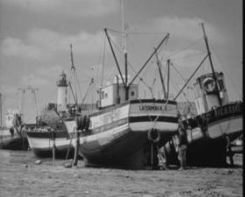
#> input picture images/boat.png, 245 x 197 px
$ jupyter execute 'Demo13.1-绘制直方图.ipynb'
#> lines starting #> are read from the running program, lines starting #| are printed output that depends on the picture
# 13.1 绘制直方图

[cell 1]
import cv2

import matplotlib.pyplot as plt

o=cv2.imread("../images/boat.png")
#> o is the input picture: shape (197, 245, 3); mean B, G, R 121.1, 121.1, 121.1

cv2.imshow("original",o)

plt.hist(o.ravel(),256)

cv2.waitKey()

cv2.destroyAllWindows()
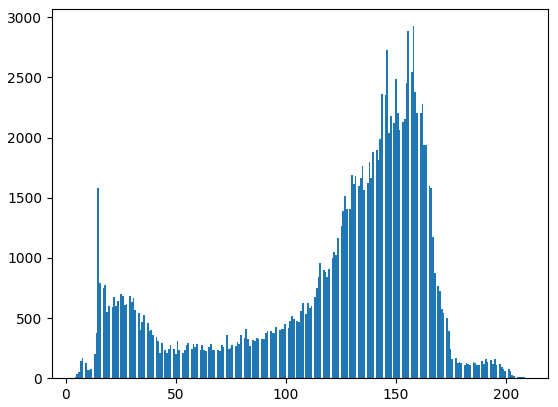
#> figure drawn by matplotlib, 1 panel; tallest bar 2925 high, from x = 157.8 to 158.6

[cell 2]
import cv2

import matplotlib.pyplot as plt

o=cv2.imread("../images/boat.png")

plt.hist(o.ravel(),16)
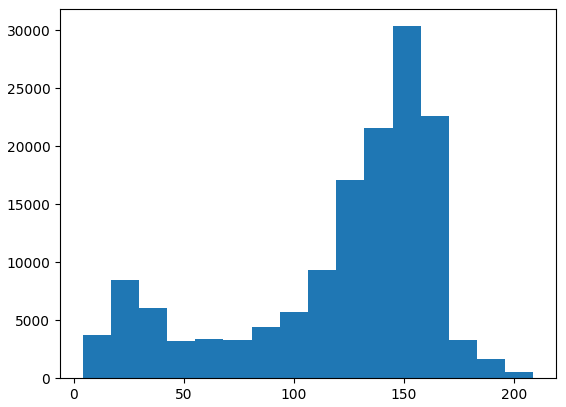
#> figure drawn by matplotlib, 1 panel; tallest bar 30345 high, from x = 144.9 to 157.8

[cell 3]
import cv2

import numpy as np

import matplotlib.pyplot as plt

img=cv2.imread("../images/boat.png")

hist=cv2.calcHist([img],[0],None,[256],[0,255])
#> hist = 256 values, max 976 at index 158, min 0 at index 0, mean 188.5

print(type(hist))
#| <class 'numpy.ndarray'>

print(hist.shape)
#| (256, 1)

print(hist.size)
#| 256

print(hist)
#> (printed output is left out)

plt.plot(hist,color='b')
plt.show()
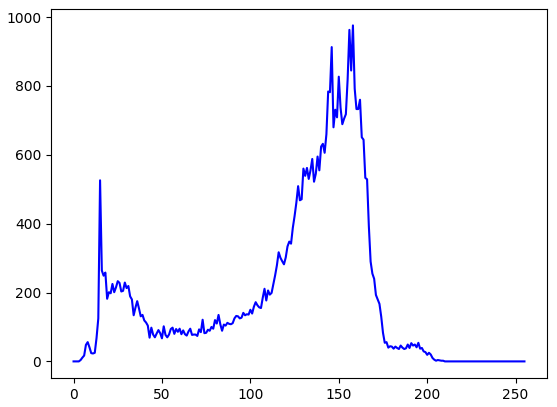
#> figure drawn by matplotlib, 1 panel; curve peaks at x = 158, y = 976

[cell 4]
import cv2

import numpy as np

import matplotlib.pyplot as plt

img=cv2.imread("../images/boat.png")

histb=cv2.calcHist([img],[0],None,[256],[0,255])
#> histb has the same summary as hist

histg=cv2.calcHist([img],[1],None,[256],[0,255])
#> histg = 256 values, max 972 at index 158, min 0 at index 0, mean 188.5

histr=cv2.calcHist([img],[2],None,[256],[0,255])
#> histr = 256 values, max 977 at index 158, min 0 at index 0, mean 188.5

plt.plot(histb,color='b')
plt.plot(histg,color='g')
plt.plot(histr,color='r')
plt.show()
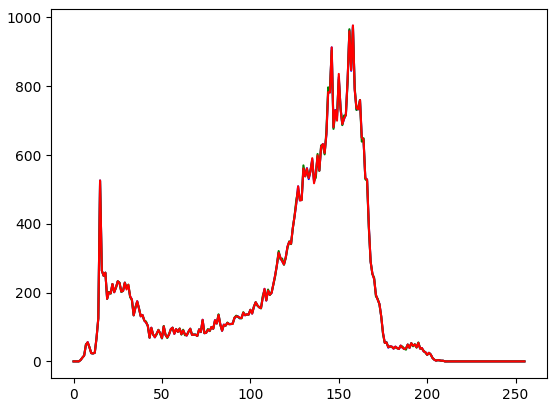
#> figure drawn by matplotlib, 1 panel; curve peaks at x = 158, y = 976; curve peaks at x = 158, y = 972; curve peaks at x = 158, y = 977

$ run again, with images/a1.png copied over images/boat.png
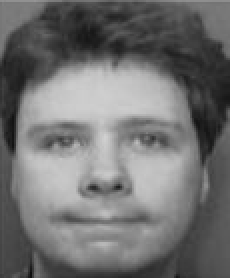
#> input picture images/a1.png, 115 x 139 px (shown 2 times larger)
#> o is the input picture: shape (139, 115, 3); mean B, G, R 113.5, 113.5, 113.5
#> `[cell 2] import cv2  import matplotlib.pyplot as plt  o=cv2.imread("....`:
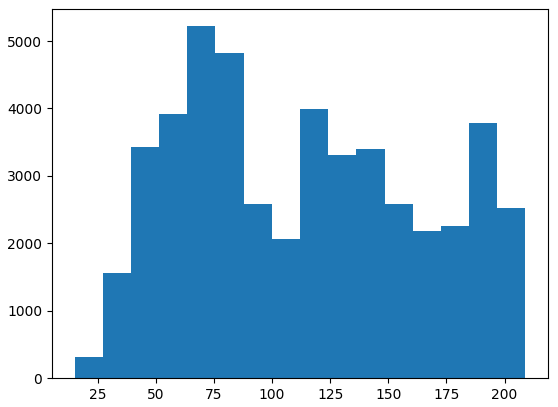
#> figure drawn by matplotlib, 1 panel; tallest bar 5220 high, from x = 63.5 to 75.62
#> hist = 256 values, max 171 at index 75, min 0 at index 0, mean 62.44
#| <class 'numpy.ndarray'>
#| (256, 1)
#| 256
#> (printed output is left out)
#> histb has the same summary as hist
#> histg = 256 values, max 173 at index 75, min 0 at index 0, mean 62.44
#> histr has the same summary as hist
#> `plt.show()`:
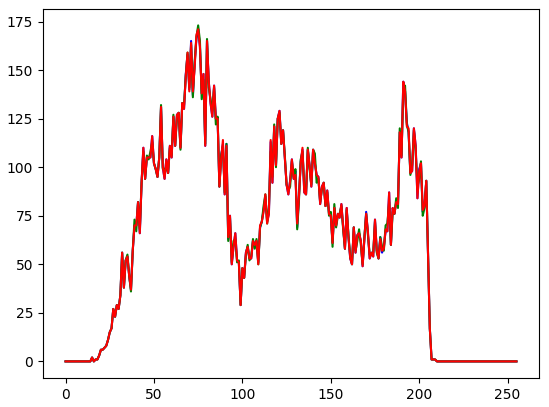
#> figure drawn by matplotlib, 1 panel; curve peaks at x = 75, y = 171; curve peaks at x = 75, y = 173; curve peaks at x = 75, y = 171

$ run again, with images/a2.png copied over images/boat.png
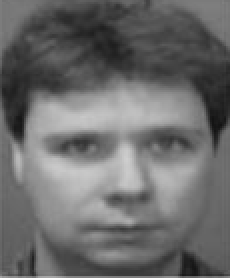
#> input picture images/a2.png, 115 x 139 px (shown 2 times larger)
#> o is the input picture: shape (139, 115, 3); mean B, G, R 107.3, 107.2, 107.3
#> `[cell 2] import cv2  import matplotlib.pyplot as plt  o=cv2.imread("....`:
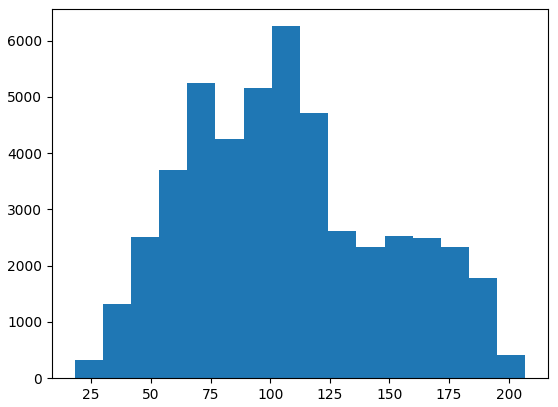
#> figure drawn by matplotlib, 1 panel; tallest bar 6255 high, from x = 100.7 to 112.5
#> hist = 256 values, max 219 at index 101, min 0 at index 0, mean 62.44
#| <class 'numpy.ndarray'>
#| (256, 1)
#| 256
#> (printed output is left out)
#> histb has the same summary as hist
#> histg has the same summary as hist
#> histr has the same summary as hist
#> `plt.show()`:
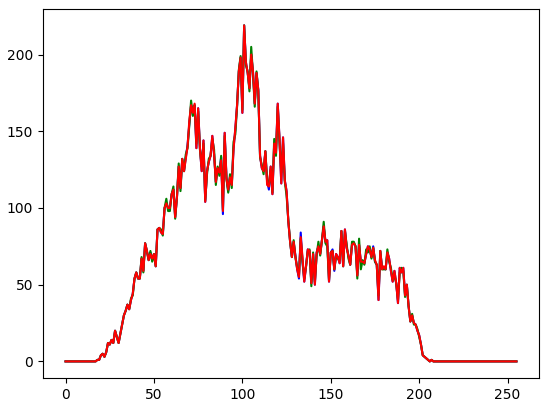
#> figure drawn by matplotlib, 1 panel; curve peaks at x = 101, y = 219; curve peaks at x = 101, y = 219; curve peaks at x = 101, y = 219

$ run again, with images/a3.png copied over images/boat.png
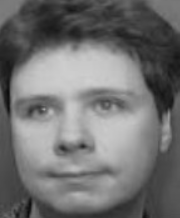
#> input picture images/a3.png, 180 x 218 px
#> o is the input picture: shape (218, 180, 3); mean B, G, R 113.5, 113.5, 113.5
#> `[cell 2] import cv2  import matplotlib.pyplot as plt  o=cv2.imread("....`:
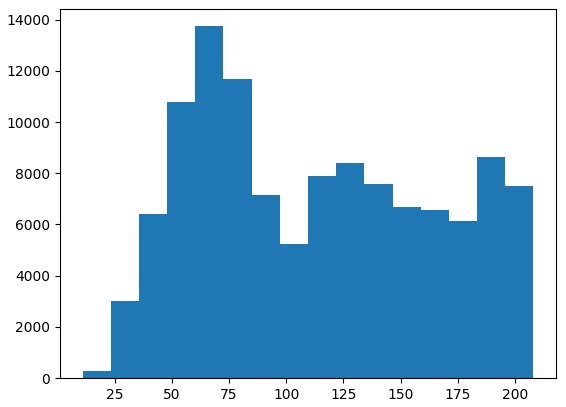
#> figure drawn by matplotlib, 1 panel; tallest bar 13740 high, from x = 60.25 to 72.56
#> hist = 256 values, max 467 at index 70, min 0 at index 0, mean 153.3
#| <class 'numpy.ndarray'>
#| (256, 1)
#| 256
#> (printed output is left out)
#> histb has the same summary as hist
#> histg = 256 values, max 464 at index 69, min 0 at index 0, mean 153.3
#> histr = 256 values, max 470 at index 70, min 0 at index 0, mean 153.3
#> `plt.show()`:
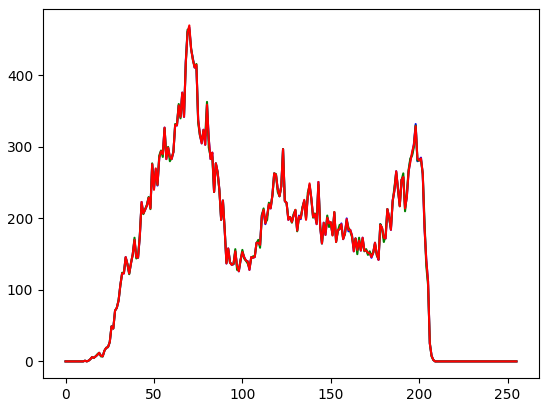
#> figure drawn by matplotlib, 1 panel; curve peaks at x = 70, y = 467; curve peaks at x = 69, y = 464; curve peaks at x = 70, y = 470
